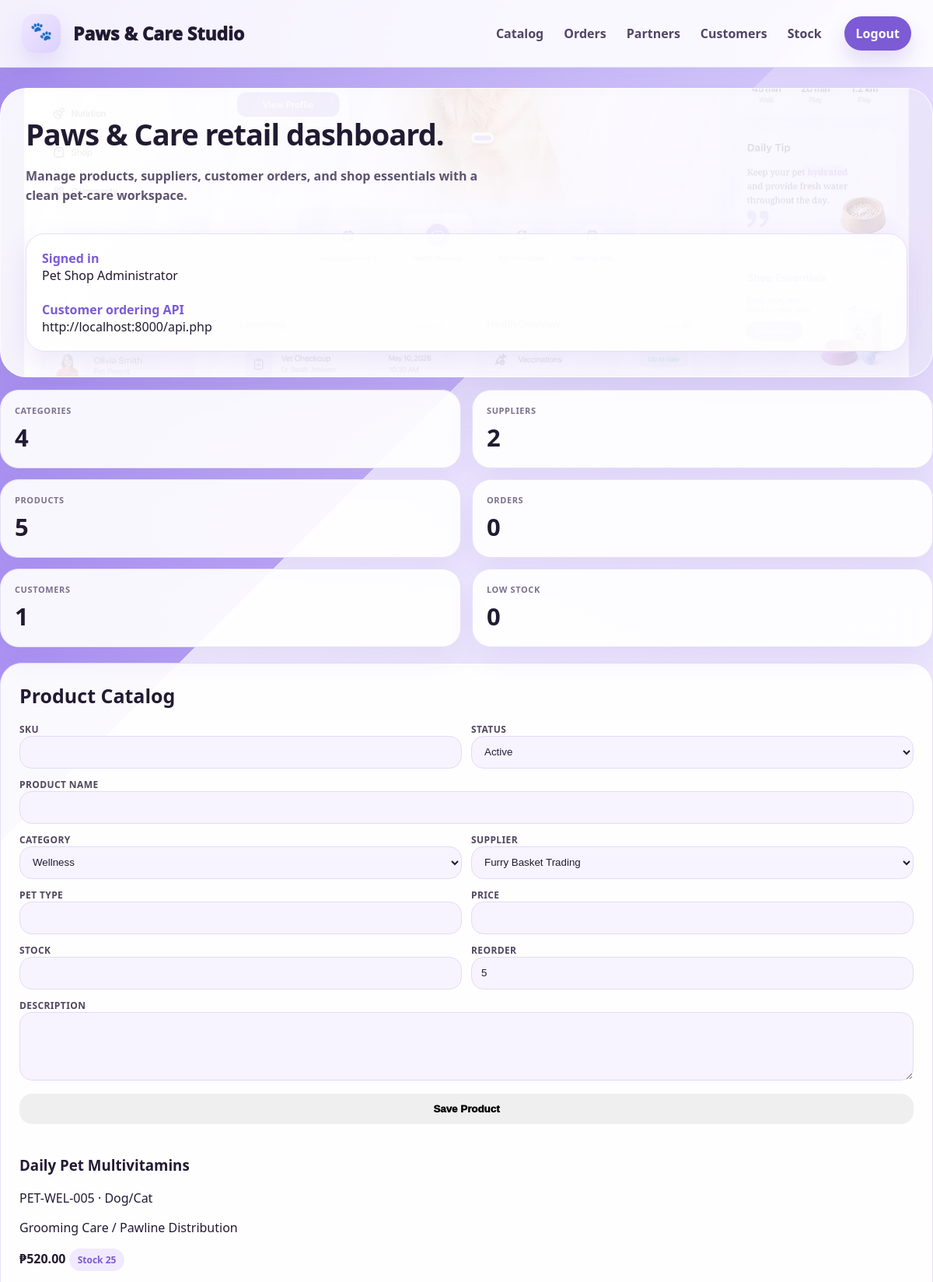
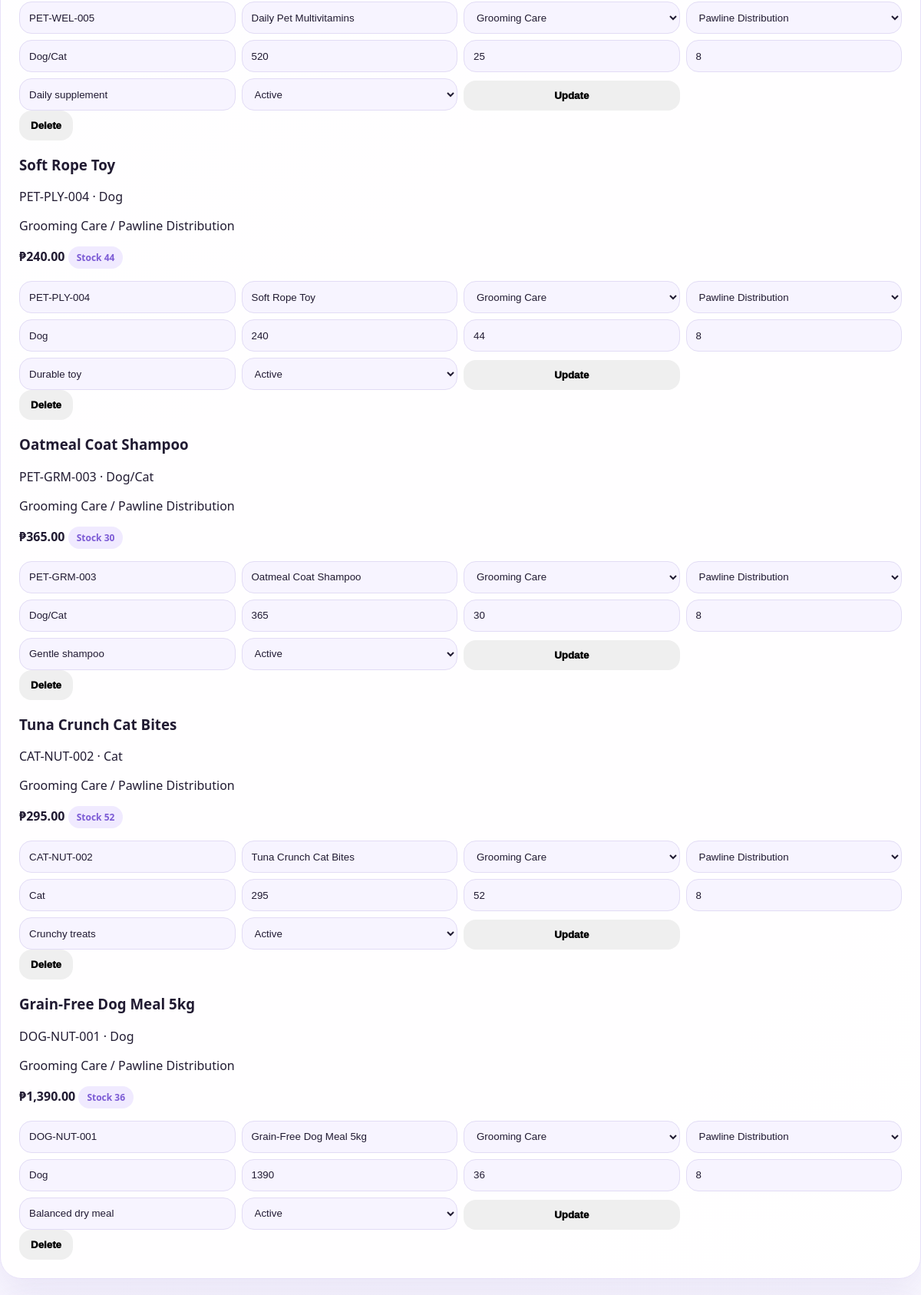
/index.php (signed in, upper part), run on the app's committed database (2 pictures, top to bottom).
### tables this page shows
CREATE TABLE products (id INTEGER PRIMARY KEY AUTOINCREMENT,sku TEXT NOT NULL UNIQUE,product_name TEXT NOT NULL,category_id INTEGER,supplier_id INTEGER,pet_type TEXT NOT NULL,description TEXT,price REAL NOT NULL DEFAULT 0,stock_qty INTEGER NOT NULL DEFAULT 0,reorder_level INTEGER NOT NULL DEFAULT 5,status TEXT NOT NULL DEFAULT 'Active',created_at TEXT NOT NULL);

CREATE TABLE categories (id INTEGER PRIMARY KEY AUTOINCREMENT,category_name TEXT NOT NULL UNIQUE,description TEXT,status TEXT NOT NULL DEFAULT 'Active',created_at TEXT NOT NULL);

CREATE TABLE suppliers (id INTEGER PRIMARY KEY AUTOINCREMENT,supplier_name TEXT NOT NULL,contact_person TEXT,contact TEXT,address TEXT,status TEXT NOT NULL DEFAULT 'Active',created_at TEXT NOT NULL);

### index.php (the view, shortened to what this page needs)
<?php
$dbFile = __DIR__ . '/pawventory.sqlite';
function db() {
    global $dbFile;
    $pdo = new PDO('sqlite:' . $dbFile);
    $pdo->setAttribute(PDO::ATTR_ERRMODE, PDO::ERRMODE_EXCEPTION);
    $pdo->exec("CREATE TABLE IF NOT EXISTS users (id INTEGER PRIMARY KEY AUTOINCREMENT,name TEXT NOT NULL,email TEXT NOT NULL UNIQUE,password TEXT NOT NULL,role TEXT NOT NULL,contact TEXT,address TEXT,status TEXT NOT NULL DEFAULT 'Active',created_at TEXT NOT NULL)");
    $pdo->exec("CREATE TABLE IF NOT EXISTS categories (id INTEGER PRIMARY KEY AUTOINCREMENT,category_name TEXT NOT NULL UNIQUE,description TEXT,status TEXT NOT NULL DEFAULT 'Active',created_at TEXT NOT NULL)");
    $pdo->exec("CREATE TABLE IF NOT EXISTS suppliers (id INTEGER PRIMARY KEY AUTOINCREMENT,supplier_name TEXT NOT NULL,contact_person TEXT,contact TEXT,address TEXT,status TEXT NOT NULL DEFAULT 'Active',created_at TEXT NOT NULL)");
    $pdo->exec("CREATE TABLE IF NOT EXISTS products (id INTEGER PRIMARY KEY AUTOINCREMENT,sku TEXT NOT NULL UNIQUE,product_name TEXT NOT NULL,category_id INTEGER,supplier_id INTEGER,pet_type TEXT NOT NULL,description TEXT,price REAL NOT NULL DEFAULT 0,stock_qty INTEGER NOT NULL DEFAULT 0,reorder_level INTEGER NOT NULL DEFAULT 5,status TEXT NOT NULL DEFAULT 'Active',created_at TEXT NOT NULL)");
    $pdo->exec("CREATE TABLE IF NOT EXISTS orders (id INTEGER PRIMARY KEY AUTOINCREMENT,order_no TEXT NOT NULL UNIQUE,customer_id INTEGER NOT NULL,order_date TEXT NOT NULL,subtotal REAL NOT NULL DEFAULT 0,delivery_fee REAL NOT NULL DEFAULT 0,total_amount REAL NOT NULL DEFAULT 0,payment_method TEXT NOT NULL DEFAULT 'Cash on Pickup',payment_status TEXT NOT NULL DEFAULT 'Unpaid',order_status TEXT NOT NULL DEFAULT 'Pending',delivery_address TEXT,notes TEXT,created_at TEXT NOT NULL)");
    $pdo->exec("CREATE TABLE IF NOT EXISTS order_items (id INTEGER PRIMARY KEY AUTOINCREMENT,order_id INTEGER NOT NULL,product_id INTEGER NOT NULL,product_name TEXT NOT NULL,quantity INTEGER NOT NULL DEFAULT 1,unit_price REAL NOT NULL DEFAULT 0,line_total REAL NOT NULL DEFAULT 0)");
    return $pdo;
}
$pdo = db(); $message='';
?>
<?php
$categories=$pdo->query("SELECT * FROM categories ORDER BY id DESC")->fetchAll(PDO::FETCH_ASSOC);
$suppliers=$pdo->query("SELECT * FROM suppliers ORDER BY id DESC")->fetchAll(PDO::FETCH_ASSOC);
$products=$pdo->query("SELECT products.*,categories.category_name,suppliers.supplier_name FROM products LEFT JOIN categories ON categories.id=products.category_id LEFT JOIN suppliers ON suppliers.id=products.supplier_id ORDER BY products.id DESC")->fetchAll(PDO::FETCH_ASSOC);
$customers=$pdo->query("SELECT id,name,email,contact,address,status,created_at FROM users WHERE role='customer' ORDER BY id DESC")->fetchAll(PDO::FETCH_ASSOC);
$orders=$pdo->query("SELECT orders.*,users.name AS customer_name,users.email AS customer_email,users.contact FROM orders JOIN users ON users.id=orders.customer_id ORDER BY orders.id DESC")->fetchAll(PDO::FETCH_ASSOC);
$lowStock=$pdo->query("SELECT * FROM products WHERE stock_qty <= reorder_level ORDER BY stock_qty ASC")->fetchAll(PDO::FETCH_ASSOC);
?>
<!DOCTYPE html><html><head><meta charset="UTF-8"><title>Paws & Care Management</title></head><body><header class="top"><div class="bar"><div class="logo">PAW</div><div class="brand">Paws & Care Studio</div><nav class="nav"><a href="#catalog">Catalog</a><a href="#orders">Orders</a><a href="#partners">Partners</a><a href="#customers">Customers</a><a href="#stock">Stock</a></nav><a class="logout" href="?logout=1">Logout</a></div></header><section class="hero"><div><h1>Paws & Care retail dashboard.</h1><p>Manage products, suppliers, customer orders, and shop essentials with a clean pet-care workspace.</p></div><div class="shelf"><b>Signed in</b><br><?=htmlspecialchars($_SESSION['admin_name'])?><br><br><b>Customer ordering API</b><br>http://localhost:8000/api.php</div></section><section class="stats"><div class="stat"><span>Categories</span><strong><?=count($categories)?></strong></div><div class="stat"><span>Suppliers</span><strong><?=count($suppliers)?></strong></div><div class="stat"><span>Products</span><strong><?=count($products)?></strong></div><div class="stat"><span>Orders</span><strong><?=count($orders)?></strong></div><div class="stat"><span>Customers</span><strong><?=count($customers)?></strong></div><div class="stat"><span>Low Stock</span><strong><?=count($lowStock)?></strong></div></section><main class="wrap"><?php if($message):?><div class="msg"><?=htmlspecialchars($message)?></div><?php endif;?>
<section class="module" id="catalog"><h2>Product Catalog</h2><div class="split"><form method="post"><input type="hidden" name="form_type" value="add_product"><div class="form-grid"><div><label>SKU</label><input name="sku" required></div><div><label>Status</label><select name="product_status"><option>Active</option><option>Inactive</option></select></div><div class="wide"><label>Product Name</label><input name="product_name" required></div><div><label>Category</label><select name="category_id"><?php foreach($categories as $c):?><option value="<?=$c['id']?>"><?=htmlspecialchars($c['category_name'])?></option><?php endforeach;?></select></div><div><label>Supplier</label><select name="supplier_id"><?php foreach($suppliers as $s):?><option value="<?=$s['id']?>"><?=htmlspecialchars($s['supplier_name'])?></option><?php endforeach;?></select></div><div><label>Pet Type</label><input name="pet_type" required></div><div><label>Price</label><input type="number" step="0.01" name="price" required></div><div><label>Stock</label><input type="number" name="stock_qty" required></div><div><label>Reorder</label><input type="number" name="reorder_level" value="5"></div><div class="wide"><label>Description</label><textarea name="description"></textarea></div><div class="wide"><button class="btn primary" style="width:100%">Save Product</button></div></div></form><div class="cards"><?php foreach($products as $p):?><article class="card"><h3><?=htmlspecialchars($p['product_name'])?></h3><div class="meta"><?=htmlspecialchars($p['sku'])?> · <?=htmlspecialchars($p['pet_type'])?></div><p><?=htmlspecialchars($p['category_name'])?> / <?=htmlspecialchars($p['supplier_name'])?></p><p><b>₱<?=number_format((float)$p['price'],2)?></b> <span class="badge <?=$p['stock_qty'] <= $p['reorder_level'] ? 'low':''?>">Stock <?=$p['stock_qty']?></span></p><form method="post" class="inline"><input type="hidden" name="form_type" value="update_product"><input type="hidden" name="id" value="<?=$p['id']?>"><input name="sku" value="<?=htmlspecialchars($p['sku'])?>"><input name="product_name" value="<?=htmlspecialchars($p['product_name'])?>"><select name="category_id"><?php foreach($categories as $c):?><option value="<?=$c['id']?>" <?=$p['category_id']==$c['id']?'selected':''?>><?=htmlspecialchars($c['category_name'])?></option><?php endforeach;?></select><select name="supplier_id"><?php foreach($suppliers as $s):?><option value="<?=$s['id']?>" <?=$p['supplier_id']==$s['id']?'selected':''?>><?=htmlspecialchars($s['supplier_name'])?></option><?php endforeach;?></select><input name="pet_type" value="<?=htmlspecialchars($p['pet_type'])?>"><input name="price" value="<?=htmlspecialchars($p['price'])?>"><input name="stock_qty" value="<?=htmlspecialchars($p['stock_qty'])?>"><input name="reorder_level" value="<?=htmlspecialchars($p['reorder_level'])?>"><input name="description" value="<?=htmlspecialchars($p['description'])?>"><select name="product_status"><option <?=$p['status']=='Active'?'selected':''?>>Active</option><option <?=$p['status']=='Inactive'?'selected':''?>>Inactive</option></select><button class="btn primary">Update</button></form><form method="post" class="actions"><input type="hidden" name="form_type" value="delete_product"><input type="hidden" name="id" value="<?=$p['id']?>"><button class="btn danger">Delete</button></form></article><?php endforeach;?></div></div></section>
</main></body></html>

### index.php (style rules this page uses)
* { box-sizing:border-box }
html { scroll-behavior:smooth }
body { margin:0; background: radial-gradient(circle at 85% 2%,rgba(224,214,255,.85),transparent 28%), linear-gradient(135deg,#8b6ee8 0,#a98df5 16%,#f7f4ff 16%,#fbfaff 100%); color:#211b32; font-family:Segoe UI,Arial,sans-serif; }
.top { position:sticky; top:0; z-index:5; background:rgba(255,255,255,.88); backdrop-filter:blur(16px); border-bottom:1px solid rgba(218,210,242,.75); box-shadow:0 12px 28px rgba(107,88,170,.08); }
.bar { max-width:1500px; margin:auto; padding:18px 28px; display:flex; align-items:center; gap:16px; }
.logo { width:50px; height:50px; border-radius:16px; background:linear-gradient(135deg,#efe8ff,#dcd0ff); color:#7c5bd5; display:grid; place-items:center; font-weight:1000; font-size:0; box-shadow:0 14px 30px rgba(124,91,213,.16); }
.logo::before { content:"🐾"; font-size:23px; }
.brand { font-size:23px; font-weight:1000; color:#211b32; margin-right:auto; }
.nav a { color:#504663; text-decoration:none; font-weight:900; padding:10px 13px; border-radius:999px; }
.logout { background:#7c5bd5; color:white!important; text-decoration:none; border-radius:999px; padding:11px 15px; font-weight:900; box-shadow:0 14px 26px rgba(124,91,213,.20); }
.hero { max-width:1480px; margin:26px auto 16px; padding:32px; border-radius:34px; background: linear-gradient(110deg,rgba(255,255,255,.93),rgba(247,244,255,.86)), url('assets/pet_theme_reference.webp'); background-size:cover; background-position:center 26%; color:#211b32; display:grid; grid-template-columns:1.2fr .8fr; gap:20px; box-shadow:0 24px 64px rgba(102,82,168,.16); border:1px solid rgba(255,255,255,.82); }
.hero h1 { font-size:38px; margin:0 0 8px; letter-spacing:-1px; }
.hero p { color:#5c5470; font-weight:750; max-width:600px; line-height:1.55; }
.shelf { background:rgba(255,255,255,.82); border:1px solid #e6dff7; border-radius:24px; padding:20px; box-shadow:0 14px 36px rgba(124,91,213,.12); }
.shelf b { color:#7c5bd5 }
.stats { max-width:1480px; margin:0 auto 20px; display:grid; grid-template-columns:repeat(6,1fr); gap:14px; }
.stat { background:rgba(255,255,255,.92); border-radius:24px; padding:18px; border:1px solid #e7e0f8; box-shadow:0 14px 34px rgba(102,82,168,.09); }
.stat span { display:block; color:#7a728d; font-size:11px; text-transform:uppercase; letter-spacing:.6px; font-weight:900; }
.stat strong { color:#211b32; font-size:31px; display:block; margin-top:6px; }
.wrap { max-width:1480px; margin:auto; padding-bottom:32px; }
.module { background:rgba(255,255,255,.94); border-radius:28px; padding:24px; margin-bottom:24px; border:1px solid #e7e0f8; box-shadow:0 18px 44px rgba(102,82,168,.10); }
.module h2 { margin:0 0 18px; color:#211b32; font-size:25px; }
.split { display:grid; grid-template-columns:395px 1fr; gap:22px; align-items:start; }
.form-grid { display:grid; grid-template-columns:1fr 1fr; gap:12px; }
.wide { grid-column:1/-1 }
label { display:block; color:#51465f; font-size:12px; font-weight:900; text-transform:uppercase; letter-spacing:.4px; }
input,select,textarea { width:100%; min-height:42px; padding:10px 12px; border:1px solid #e2dcf5; border-radius:16px; background:#f7f4ff; color:#211b32; outline:none; }
textarea { min-height:88px; resize:vertical; }
button,.btn { border:0; border-radius:16px; padding:12px 15px; font-weight:950; cursor:pointer; }
.inline { display:grid; grid-template-columns:repeat(4,1fr); gap:8px; align-items:end; }
.badge { display:inline-block; border-radius:999px; background:#f0eaff; color:#7c5bd5; padding:6px 11px; font-weight:900; font-size:12px; }
@media (max-width:1200px) { .stats { grid-template-columns:repeat(2,1fr) } }
@media (max-width:1200px) { .split { grid-template-columns:1fr } }
@media (max-width:1200px) { .hero { grid-template-columns:1fr } }

### data on the page
products: product_name "Daily Pet Multivitamins", sku "PET-WEL-005", pet_type "Dog/Cat", category.category_name "Grooming Care", supplier.supplier_name "Pawline Distribution", price "520.00", stock_qty "25", category_id "Grooming Care", supplier_id "Pawline Distribution", price "520", reorder_level "8", description "Daily supplement", product_status "Active"
products: product_name "Soft Rope Toy", sku "PET-PLY-004", pet_type "Dog", category.category_name "Grooming Care", supplier.supplier_name "Pawline Distribution", price "240.00", stock_qty "44", category_id "Grooming Care", supplier_id "Pawline Distribution", price "240", reorder_level "8", description "Durable toy", product_status "Active"
products: product_name "Oatmeal Coat Shampoo", sku "PET-GRM-003", pet_type "Dog/Cat", category.category_name "Grooming Care", supplier.supplier_name "Pawline Distribution", price "365.00", stock_qty "30", category_id "Grooming Care", supplier_id "Pawline Distribution", price "365", reorder_level "8", description "Gentle shampoo", product_status "Active"
products: product_name "Tuna Crunch Cat Bites", sku "CAT-NUT-002", pet_type "Cat", category.category_name "Grooming Care", supplier.supplier_name "Pawline Distribution", price "295.00", stock_qty "52", category_id "Grooming Care", supplier_id "Pawline Distribution", price "295", reorder_level "8", description "Crunchy treats", product_status "Active"
products: product_name "Grain-Free Dog Meal 5kg", sku "DOG-NUT-001", pet_type "Dog", category.category_name "Grooming Care", supplier.supplier_name "Pawline Distribution", price "1,390.00", stock_qty "36", category_id "Grooming Care", supplier_id "Pawline Distribution", price "1390", reorder_level "8", description "Balanced dry meal", product_status "Active"

### other printed values
$_SESSION['admin_name'] "Pet Shop Administrator"
count($categories) "4"
count($suppliers) "2"
count($products) "5"
count($orders) "0"
count($customers) "1"
count($lowStock) "0"
form field category_id "Wellness"
form field supplier_id "Furry Basket Trading"
